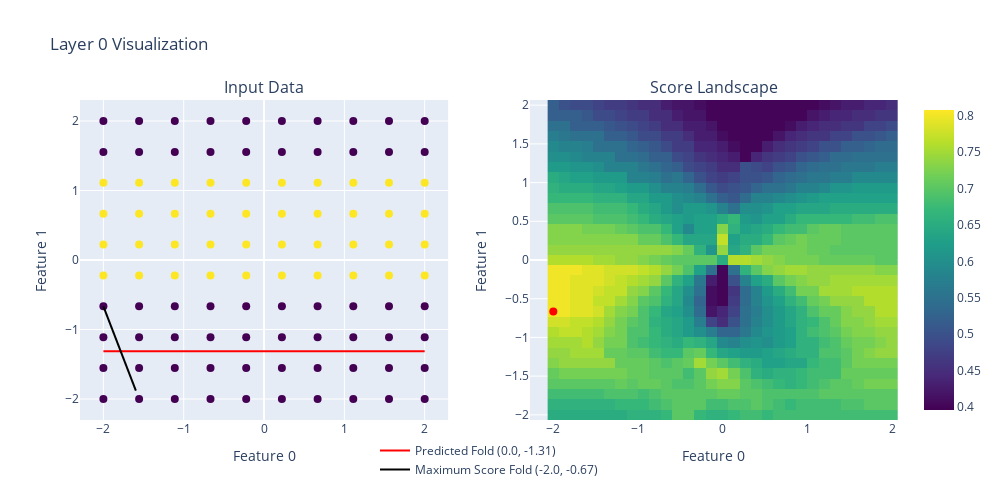

Notebook code for this chart:
### Code cell
max_score, best_folds = test.iscore_landscape(score_layers=None, create_plot=True, density=31, verbose=1, learning=False)
